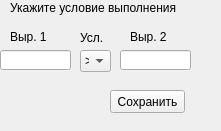
    <widget class="QWidget" name="page_3">
     <property name="geometry">
      <rect>
       <x>0</x>
       <y>0</y>
       <width>221</width>
       <height>131</height>
      </rect>
     </property>
     <attribute name="label">
      <string>while</string>
     </attribute>
     <widget class="QLabel" name="label_9">
      <property name="geometry">
       <rect>
        <x>10</x>
        <y>0</y>
        <width>181</width>
        <height>16</height>
       </rect>
      </property>
      <property name="text">
       <string>Укажите условие выполнения</string>
      </property>
     </widget>
     <widget class="QComboBox" name="comboBox_2">
      <property name="geometry">
       <rect>
        <x>80</x>
        <y>50</y>
        <width>31</width>
        <height>22</height>
       </rect>
      </property>
      <item>
       <property name="text">
        <string>&gt;</string>
       </property>
      </item>
      <item>
       <property name="text">
        <string>&lt;</string>
       </property>
      </item>
      <item>
       <property name="text">
        <string>=</string>
       </property>
      </item>
      <item>
       <property name="text">
        <string>≥</string>
       </property>
      </item>
      <item>
       <property name="text">
        <string>≤</string>
       </property>
      </item>
      <item>
       <property name="text">
        <string>≠</string>
       </property>
      </item>
     </widget>
     <widget class="QLineEdit" name="lineEdit_5">
      <property name="geometry">
       <rect>
        <x>0</x>
        <y>50</y>
        <width>71</width>
        <height>20</height>
       </rect>
      </property>
     </widget>
     <widget class="QLineEdit" name="lineEdit_6">
      <property name="geometry">
       <rect>
        <x>120</x>
        <y>50</y>
        <width>71</width>
        <height>20</height>
       </rect>
      </property>
     </widget>
     <widget class="QPushButton" name="pushButton_12">
      <property name="geometry">
       <rect>
        <x>110</x>
        <y>90</y>
        <width>75</width>
        <height>23</height>
       </rect>
      </property>
      <property name="toolTip">
       <string>&lt;html&gt;&lt;head/&gt;&lt;body&gt;&lt;p&gt;Сохранить параметры оператора&lt;/p&gt;&lt;/body&gt;&lt;/html&gt;</string>
      </property>
      <property name="text">
       <string>Сохранить</string>
      </property>
     </widget>
     <widget class="QLabel" name="label_10">
      <property name="geometry">
       <rect>
        <x>10</x>
        <y>30</y>
        <width>47</width>
        <height>13</height>
       </rect>
      </property>
      <property name="text">
       <string>Выр. 1</string>
      </property>
     </widget>
     <widget class="QLabel" name="label_11">
      <property name="geometry">
       <rect>
        <x>80</x>
        <y>30</y>
        <width>61</width>
        <height>16</height>
       </rect>
      </property>
      <property name="text">
       <string>Усл.</string>
      </property>
     </widget>
     <widget class="QLabel" name="label_12">
      <property name="geometry">
       <rect>
        <x>130</x>
        <y>30</y>
        <width>47</width>
        <height>13</height>
       </rect>
      </property>
      <property name="text">
       <string>Выр. 2</string>
      </property>
     </widget>
    </widget>
